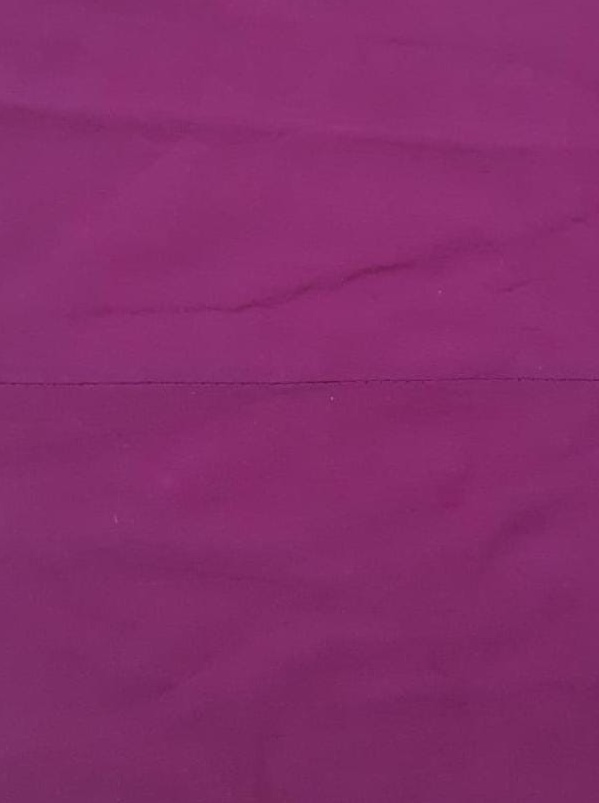
#> input picture cropped_image1.jpg, 599 x 803 px
$ python qual.py
#> lines starting #> are read from the running program, lines starting #| are printed output that depends on the picture; after the words box and inside, x2 and y2 are one past the last pixel; in counts of white or black regions, pixels touching at a corner belong together
#> further down, input_image is the input picture: shape (803, 599, 3); mean B, G, R 107, 45.3, 133.1
import numpy as np
import cv2


def defect_detect(image):
    img = image.copy()
    hsv = cv2.cvtColor(img, cv2.COLOR_BGR2HSV)
#> hsv: shape (803, 599, 3); mean H, S, V 158.9, 168.2, 133.1
    h = hsv[:, :, 0]
    s = hsv[:, :, 1]
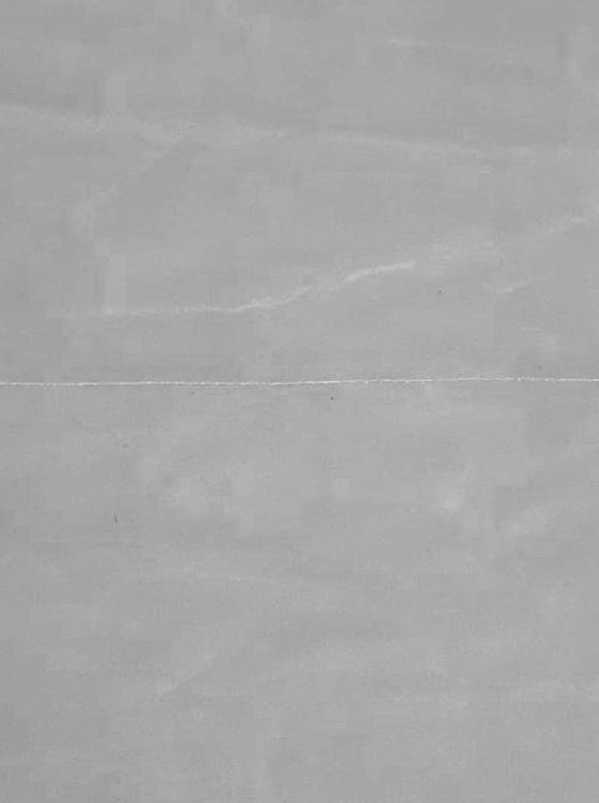
#> s: shape (803, 599); min 128, max 227, mean 168.2
    v = hsv[:, :, 2]
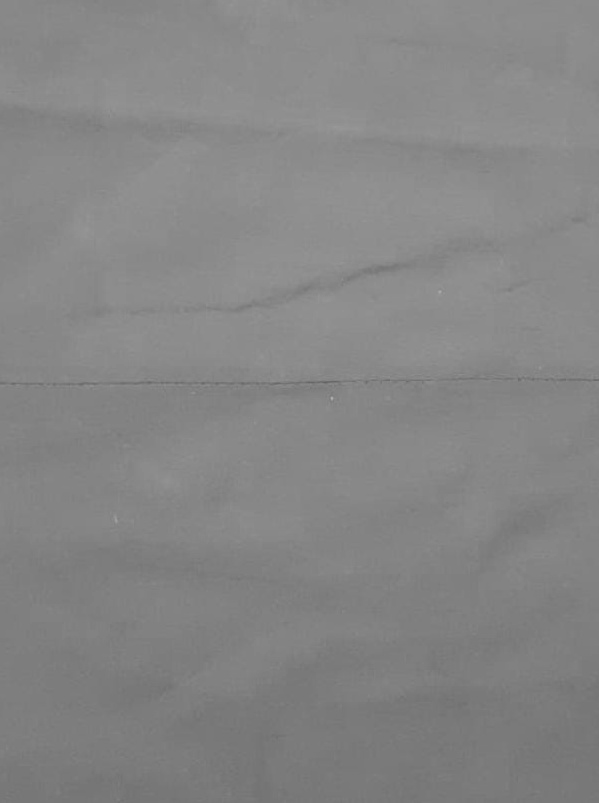
#> v: shape (803, 599); min 98, max 175, mean 133.1
    blr = cv2.blur(v, (15, 15))
    dst = cv2.fastNlMeansDenoising(blr, None, 10, 7, 21)
    _, binary = cv2.threshold(dst, 0, 255, cv2.THRESH_BINARY + cv2.THRESH_OTSU)
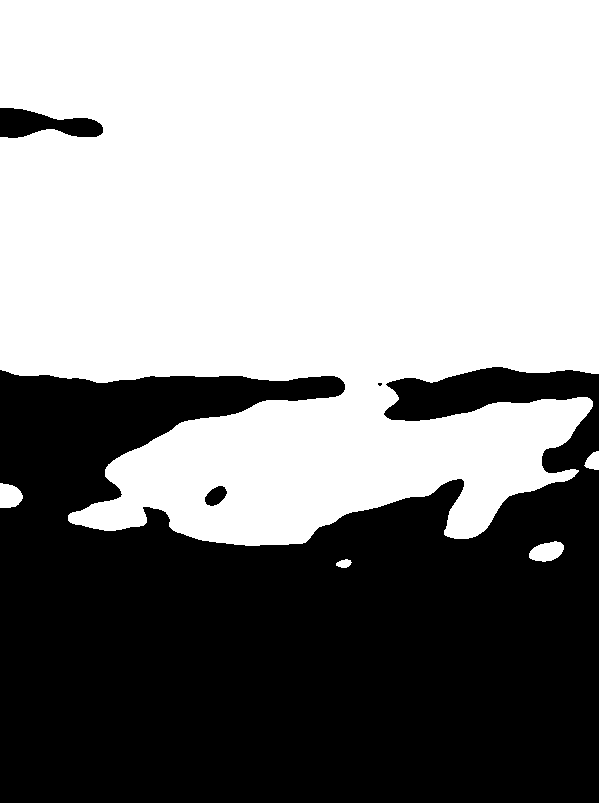
#> binary: shape (803, 599); 57.2% white; 4 black regions (1 under 20 px), largest, box (x1, y1, x2, y2) and area: (0, 367, 599, 803) 203553, (0, 108, 103, 138) 1983, (205, 486, 227, 506) 296
    adaptive_binary = cv2.adaptiveThreshold(dst, 255, cv2.ADAPTIVE_THRESH_GAUSSIAN_C, cv2.THRESH_BINARY, 11, 2)
#> adaptive_binary: shape (803, 599); every value is 255
    kernel = np.ones((5, 5), np.uint8)
    erosion = cv2.erode(adaptive_binary, kernel, iterations=1)
    dilation = cv2.dilate(adaptive_binary, kernel, iterations=1)

    if (dilation == 0).sum() > 1:  # Check if there are any white pixels in dilation
        print("Defective fabric")
        contours, _ = cv2.findContours(dilation, cv2.RETR_EXTERNAL, cv2.CHAIN_APPROX_SIMPLE)
        for contour in contours:
            area = cv2.contourArea(contour)
            if area > 5000:  # Adjust the area threshold as per your requirement
                cv2.drawContours(img, [contour], -1, (0, 255, 0), 3)
        cv2.imshow("Binary image", adaptive_binary)

        cv2.waitKey(0)
        cv2.destroyAllWindows()
    else:
        print("Good fabric")

    return adaptive_binary
input_image=cv2.imread('cropped_image1.jpg')
binary=defect_detect(input_image)
